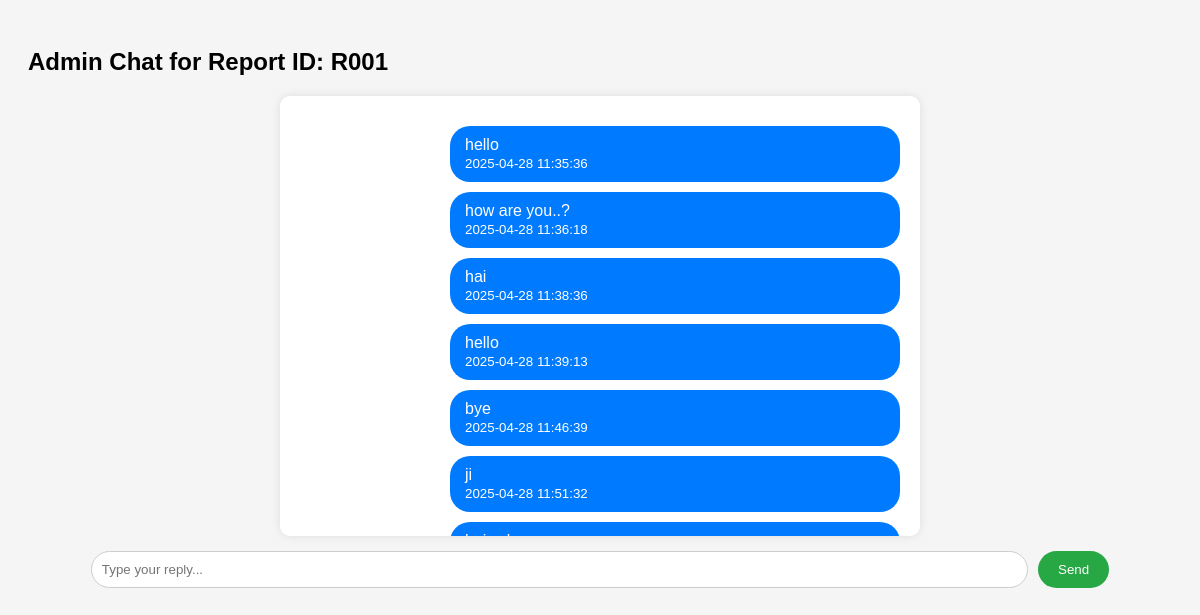
Page /admin/chat.php?report_id=R001 on the committed database.
### tables this page shows
CREATE TABLE `messages` (
  `msg_id` int(11) NOT NULL,
  `sender_id` varchar(10) NOT NULL,
  `receiver_id` varchar(10) NOT NULL,
  `message` text NOT NULL,
  `sent_at` timestamp NOT NULL DEFAULT current_timestamp(),
  `msg_status` int(11) NOT NULL
);

### admin/chat.php (the view, shortened to what this page needs)
<?php
$host = "127.0.0.1";
$dbname = "recallit_db";
$user = "root";
$pass = "";
$conn = new mysqli($host, $user, $pass, $dbname);
$report_id = $_GET['report_id'];
$stmt = $conn->prepare("SELECT report_created FROM report WHERE report_id = ?");
$stmt->bind_param("s", $report_id);
$stmt->execute();
$stmt->bind_result($user_id);
$stmt = $conn->prepare("SELECT * FROM messages WHERE
    (sender_id = ? AND receiver_id = ?) OR
    (sender_id = ? AND receiver_id = ?)
    ORDER BY sent_at ASC");
$stmt->bind_param("ssss", $report_id, $user_id, $user_id, $report_id);
$stmt->execute();
$result = $stmt->get_result();
?>
<!DOCTYPE html>
<html>
<head>
</head>
<body>
    <h2>Admin Chat for Report ID: <?= htmlspecialchars($report_id) ?></h2>
    <div class="chat-box">
        <?php while ($row = $result->fetch_assoc()): ?>
            <div class="message <?= $row['sender_id'] == $report_id ? 'from-admin' : 'from-user' ?>">
                <?= htmlspecialchars($row['message']) ?><br>
                <small><?= $row['sent_at'] ?></small>
            </div>
        <?php endwhile; ?>
    </div>
    <form method="POST">
        <input type="text" name="message" placeholder="Type your reply..." required />
        <button type="submit">Send</button>
    </form>
</body>
</html>

### admin/chat.php (style rules this page uses)
body { font-family: Arial; background: #f5f5f5; padding: 20px; }
.chat-box { background: white; max-width: 600px; margin: auto; padding: 20px; border-radius: 10px; height: 400px; overflow-y: auto; box-shadow: 0 0 10px rgba(0, 0, 0, 0.1); }
.message { margin: 10px 0; padding: 10px 15px; border-radius: 20px; max-width: 70%; }
.from-admin { background: #007BFF; color: white; margin-left: auto; }
form { display: flex; justify-content: center; margin-top: 15px; }
input[type="text"] { width: 80%; padding: 10px; border-radius: 20px; border: 1px solid #ccc; }
button { margin-left: 10px; padding: 10px 20px; border: none; background: #28a745; color: white; border-radius: 20px; cursor: pointer; }

### rows in the picture
messages: message "hello", sent_at "2025-04-28 11:35:36"
messages: message "how are you..?", sent_at "2025-04-28 11:36:18"
messages: message "hai", sent_at "2025-04-28 11:38:36"
messages: message "hello", sent_at "2025-04-28 11:39:13"
messages: message "bye", sent_at "2025-04-28 11:46:39"
messages: message "ji", sent_at "2025-04-28 11:51:32"

### other values in the picture
$report_id "R001"
